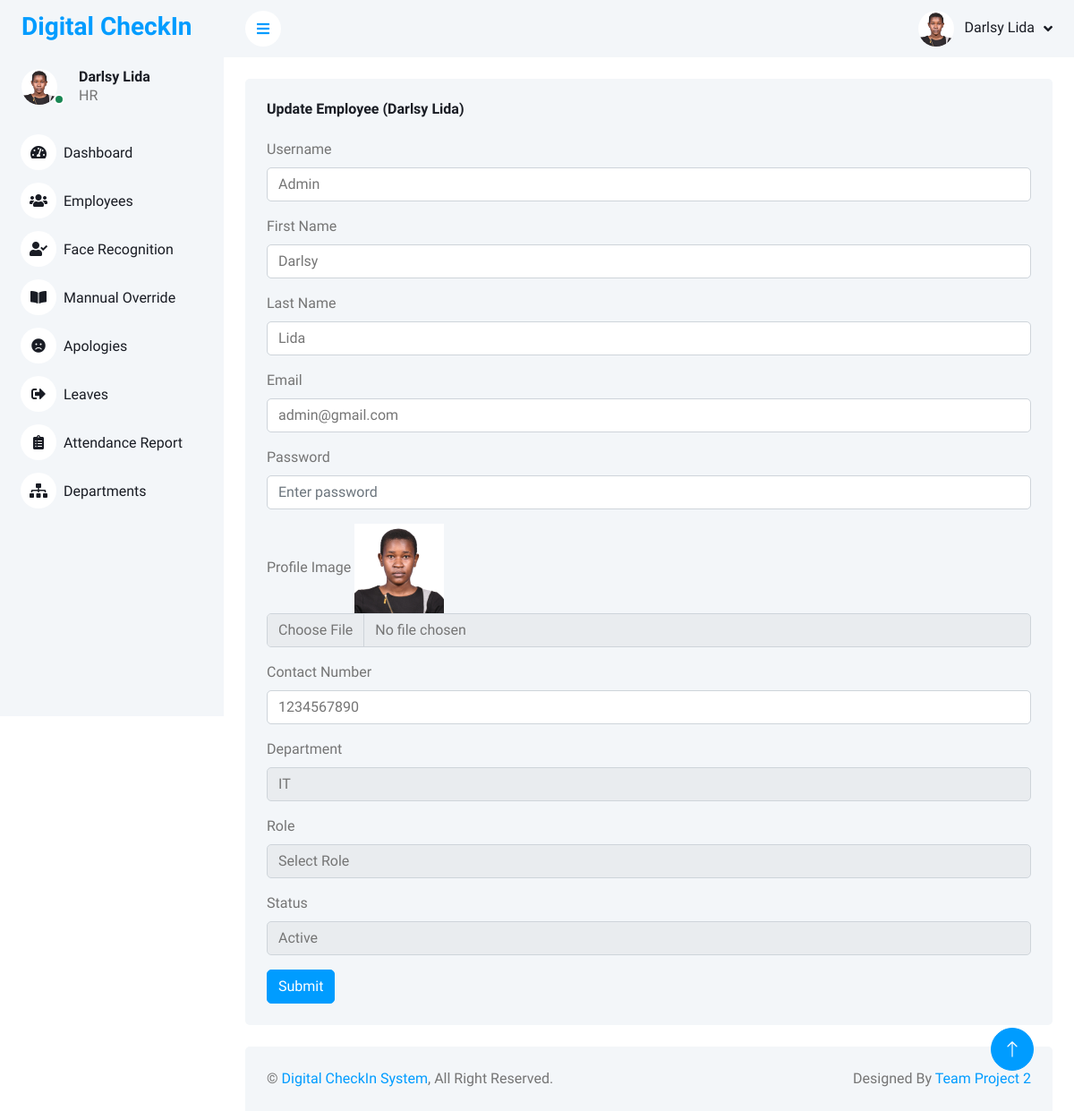
Screenshot of /employees/update/1/ (signed in) with the database file from the repository.
### App/models.py (models this page shows, shortened)
class Profile(models.Model):
    user = models.OneToOneField(User, on_delete=models.CASCADE)
    profile_image = models.ImageField(upload_to='profile_images/', blank=True, null=True)
    contact = models.CharField(max_length=15, blank=True, null=True)
    face_encoding = models.TextField(blank=True, null=True)

class Employee(models.Model):
    ROLE_CHOICES = [
        ("Admin", "Admin"),
        ("Staff", "Staff"),
        ("Employee", "Employee"),
    ]
    employee_id = models.AutoField(primary_key=True)
    user = models.OneToOneField(User, on_delete=models.CASCADE)  # FK to User model
    dep = models.ForeignKey(Department, on_delete=models.SET_NULL, null=True)
    role = models.CharField(max_length=50, choices=ROLE_CHOICES, null=True, blank=True)
    status = models.CharField(
        max_length=20, choices=[("Active", "Active"), ("Inactive", "Inactive")], null=True, blank=True
    )

class Department(models.Model):
    dep_id = models.AutoField(primary_key=True)
    name = models.CharField(max_length=100, unique=True)
    def __str__(self):
        return self.name

### App/views.py (the view)
# urls.py: path('employees/update/<int:employee_id>/', views.update_employee, name='update_employee'),
@user_passes_test(lambda user: user.is_superuser, login_url='login')
def update_employee(request, employee_id):
    employee = get_object_or_404(Employee, pk=employee_id)
    user = employee.user  # Associated User object
    profile, created = Profile.objects.get_or_create(user=user)  # Ensure profile exists
    title = f"Update Employee ({user.first_name} {user.last_name})"
    if request.method == "POST":
        form = EmployeeForm(request.POST, request.FILES, instance=employee)
        if form.is_valid():
            try:
                with transaction.atomic():  # Ensures all updates happen together
                    user.username = form.cleaned_data['username']
                    user.first_name = form.cleaned_data['first_name']
                    user.last_name = form.cleaned_data['last_name']
                    user.email = form.cleaned_data['email']
                    user.save()
                    profile.contact = form.cleaned_data['contact']
                    if 'profile_image' in request.FILES:
                        profile.profile_image = request.FILES['profile_image']  # Save new profile image
                        profile.save()
                        try:
                            image_path = profile.profile_image.path
                            face_encoding = extract_face_encoding(image_path)
                            if face_encoding is not None:
                                profile.set_encoding(face_encoding)  # Save encoding
                                profile.save()
                                logger.debug(f"Face encoding updated successfully for {profile.user.username}")
                            else:
                                messages.warning(request, "No face encoding found in the image.")
                        except Exception as e:
                            messages.warning(request, f"Face recognition error: {str(e)}")
                            logger.error(f"Face recognition error: {str(e)}")
                    employee = form.save(commit=False)
                    employee.user = user  # Ensure correct user assignment
                    employee.save()
                    messages.success(request, "Employee updated successfully!")
                    return redirect('employees')  # Redirect to employee list page
            except IntegrityError:
                messages.error(request, "Username already exists. Please choose a different username.")
        else:
            print("Form Errors:", form.errors)
            messages.error(request, "Please correct the errors below.")  # Show form errors
    else:
        form = EmployeeForm(instance=employee, initial={
            'username': user.username,
            'first_name': user.first_name,
            'last_name': user.last_name,
            'email': user.email,
            'password': user.password,
            'contact': profile.contact,
        })
    return render(request, 'admin/add_employee.html', {'form': form, 'employee': employee, 'title': title})

### templates/admin/add_employee.html (shortened to what this page needs)
{% extends "admin/sidebar.html" %} {% block content %}
{% load static %}
<div class="container-fluid pt-4 px-4">
    <div class="row g-4 justify-content-center">
        <div class="col-sm-12 col-xl-12">
            <div class="bg-light rounded h-100 p-4">
                <h6 class="mb-4"> {{title}}</h6>
                <form method="POST" enctype="multipart/form-data">
                    <div class="mb-3">
                        <label for="id_username" class="form-label">Username</label>
                        {{ form.username }}
                    </div>
                    <div class="mb-3">
                        <label for="id_first_name" class="form-label">First Name</label>
                        {{ form.first_name }}
                    </div>
                    <div class="mb-3">
                        <label for="id_last_name" class="form-label">Last Name</label>
                        {{ form.last_name }}
                    </div>
                    <div class="mb-3">
                        <label for="id_email" class="form-label">Email</label>
                        {{ form.email }}
                    </div>
                    <div class="mb-3">
                        <label for="id_password" class="form-label">Password</label>
                        {{ form.password }}
                    </div>
                    <div class="mb-3">
                        <label for="id_profile_image" class="form-label">Profile Image</label>
                        {% if employee.user.profile.profile_image %}
                            <img src="{{ employee.user.profile.profile_image.url }}" alt="Profile Image" width="100" height="100"><br>
                        {% endif %}
                        {{ form.profile_image }}
                    </div>
                    <div class="mb-3">
                        <label for="id_contact" class="form-label">Contact Number</label>
                        {{ form.contact }}
                    </div>
                    <div class="mb-3">
                        <label for="id_dep" class="form-label">Department</label>
                        {{ form.dep }}
                    </div>
                    <div class="mb-3">
                        <label for="id_role" class="form-label">Role</label>
                        {{ form.role }}
                    </div>
                    <div class="mb-3">
                        <label for="id_status" class="form-label">Status</label>
                        {{ form.status }}
                    </div>
                    <button type="submit" class="btn btn-primary "> Submit </button>
                </form>
            </div>
        </div>
    </div>
</div>
{% endblock content %}

### templates/admin/sidebar.html (shortened to what this page needs)
{% load static %}
{% load i18n %}
<!DOCTYPE html>
<html lang="en">
<head>
    <link href="https://cdnjs.cloudflare.com/ajax/libs/font-awesome/5.10.0/css/all.min.css" rel="stylesheet">
    <link href="https://cdn.jsdelivr.net/npm/bootstrap-icons@1.4.1/font/bootstrap-icons.css" rel="stylesheet">
    <link href="{% static 'lib/owlcarousel/assets/owl.carousel.min.css' %}" rel="stylesheet">
    <link href="{% static 'lib/tempusdominus/css/tempusdominus-bootstrap-4.min.css' %}" rel="stylesheet" />
    <link href="{% static 'css/bootstrap.min.css' %}" rel="stylesheet">
    <link href="{% static 'css/style.css' %}" rel="stylesheet">
</head>
<body>
    <div class="container-xxl position-relative bg-white d-flex p-0">
        <div class="sidebar pe-4 pb-3">
            <nav class="navbar bg-light navbar-light">
                <a href="/" class="navbar-brand mx-4 mb-3">
                    <h3 class="text-primary">Digital CheckIn</h3>
                </a>
                <div class="d-flex align-items-center ms-4 mb-4">
                    <div class="position-relative">
                        <img class="rounded-circle me-lg-2"
                            src="{% if user.profile.profile_image %}{{ user.profile.profile_image.url }}{% else %}{% static 'img/User.jpg' %}{% endif %}"
                            alt="User Profile"
                            style="width: 40px; height: 40px;">
                        <div class="bg-success rounded-circle border border-2 border-white position-absolute end-0 bottom-0 p-1"></div>
                    </div>
                    <div class="ms-3">
                        <h6 class="mb-0">{{ user.first_name |default:"User" }} {{ user.last_name }}</h6>
                        <span>{{ user.employee.role | default:"Admin" }}    </span>
                    </div>
                </div>
                <div class="navbar-nav w-100">
                    <a href="/admin-dashboard" class="nav-item nav-link {% if request.path == '/admin-dashboard' %}active {%endif%}"><i class="fa fa-tachometer-alt me-2"></i>Dashboard</a>
                    <a href="/employees" class="nav-item nav-link {% if request.path in '/employees/ /add-employee/' %}active{% endif %}">
                        <i class="fa fa-users me-2"></i>Employees
                    </a>
                    <a href="/capture-attendance/" class="nav-item nav-link {% if request.path == '/capture-attendance/' %}active {%endif%}"><i class="fa fa-user-check me-2"></i>Face Recognition</a>
                    <a href="/mannual" class="nav-item nav-link {% if request.path == '/mannual/' %}active {%endif%}"><i class="fa fa-book-open me-2"></i>Mannual Override</a>
                    <a href="/apologies/" class="nav-item nav-link {% if request.path == '/apologies/' %}active {%endif%}"><i class="fa fa-frown me-2"></i>Apologies</a>
                    <a href="/leaves/" class="nav-item nav-link {% if request.path == '/leaves/' %}active {%endif%}"><i class="fa fa-sign-out-alt me-1"></i> Leaves</a>
                    <a href="/admin-attendance/" class="nav-item nav-link {% if request.path == '/admin-attendance/' %}active {%endif%}"><i class="fa fa-clipboard-list me-2"></i>Attendance Report</a>
                    <a href="/departments" class="nav-item nav-link {% if request.path in '/departments/ /add-department/' %}active {%endif%}"><i class="fa fa-sitemap me-2"></i>Departments</a>
                </div>
            </nav>
        </div>
        <div class="content">
            <nav class="navbar navbar-expand bg-light navbar-light sticky-top px-4 py-0">
                <a href="#" class="sidebar-toggler flex-shrink-0">
                    <i class="fa fa-bars"></i>
                </a>
                <div class="navbar-nav align-items-center ms-auto">
                    <div class="nav-item dropdown">
                        <a href="#" class="nav-link dropdown-toggle" data-bs-toggle="dropdown">
                            <img class="rounded-circle me-lg-2"
                            src="{% if user.profile.profile_image %}{{ user.profile.profile_image.url }}{% else %}{% static 'img/User1.jpg' %}{% endif %}"
                            alt="User Profile"
                            style="width: 40px; height: 40px;">
                            <span class="d-none d-lg-inline-flex"> {{ user.first_name |default:"User" }} {{ user.last_name }} </span>
                        </a>
                    </div>
                </div>
            </nav>
        {% block content %}
        {% endblock content %}
        <div class="container-fluid pt-4 px-4">
            <div class="bg-light rounded-top p-4">
                <div class="row">
                    <div class="col-12 col-sm-6 text-center text-sm-start">
                        &copy; <a href="#">Digital CheckIn System</a>, All Right Reserved.
                    </div>
                    <div class="col-12 col-sm-6 text-center text-sm-end">
                        Designed By <a href="">Team Project 2</a>
                    </div>
                </div>
            </div>
        </div>
    </div>
  </div>
        <a href="#" class="btn btn-lg btn-primary btn-lg-square back-to-top"><i class="bi bi-arrow-up"></i></a>
</body>
</html>

### static/css/style.css (style rules this page uses)
:root { --primary: #009CFF; --light: #F3F6F9; --dark: #191C24; }
.back-to-top { position: fixed; display: none; right: 45px; bottom: 45px; z-index: 99; }
.btn { transition: .5s; }
.btn.btn-primary { color: #FFFFFF; }
.btn-lg-square { width: 48px; height: 48px; }
.btn-square, .btn-sm-square, .btn-lg-square { padding: 0; display: inline-flex; align-items: center; justify-content: center; font-weight: normal; border-radius: 50px; }
.sidebar { position: fixed; top: 0; left: 0; bottom: 0; width: 250px; height: 100vh; overflow-y: auto; background: var(--light); transition: 0.5s; z-index: 999; }
.content { margin-left: 250px; min-height: 100vh; background: #FFFFFF; transition: 0.5s; }
@media (min-width: 992px) { .sidebar { margin-left: 0; } }
@media (min-width: 992px) { .content { width: calc(100% - 250px); } }
.sidebar .navbar .navbar-nav .nav-link { padding: 7px 20px; color: var(--dark); font-weight: 500; border-left: 3px solid var(--light); border-radius: 0 30px 30px 0; outline: none; }
.sidebar .navbar .navbar-nav .nav-link i { width: 40px; height: 40px; display: inline-flex; align-items: center; justify-content: center; background: #FFFFFF; border-radius: 40px; }
.content .navbar .navbar-nav .nav-link { margin-left: 25px; padding: 12px 0; color: var(--dark); outline: none; }
.content .navbar .sidebar-toggler, .content .navbar .navbar-nav .nav-link i { width: 40px; height: 40px; display: inline-flex; align-items: center; justify-content: center; background: #FFFFFF; border-radius: 40px; }
.content .navbar .dropdown-toggle::after { margin-left: 6px; vertical-align: middle; border: none; content: "\f107"; font-family: "Font Awesome 5 Free"; font-weight: 900; transition: .5s; }

### rows the page displays
Employee: user.profile.profile_image (picture), role "Select Role", status "Active"
Profile: contact "1234567890"
Department: dep "IT"

### other values shown
{{ user.first_name |default:"User" }} "Darlsy"
{{ user.last_name }} "Lida"
{{ user.employee.role | default:"Admin" }} "HR"
{{ title }} "Update Employee (Darlsy Lida)"
